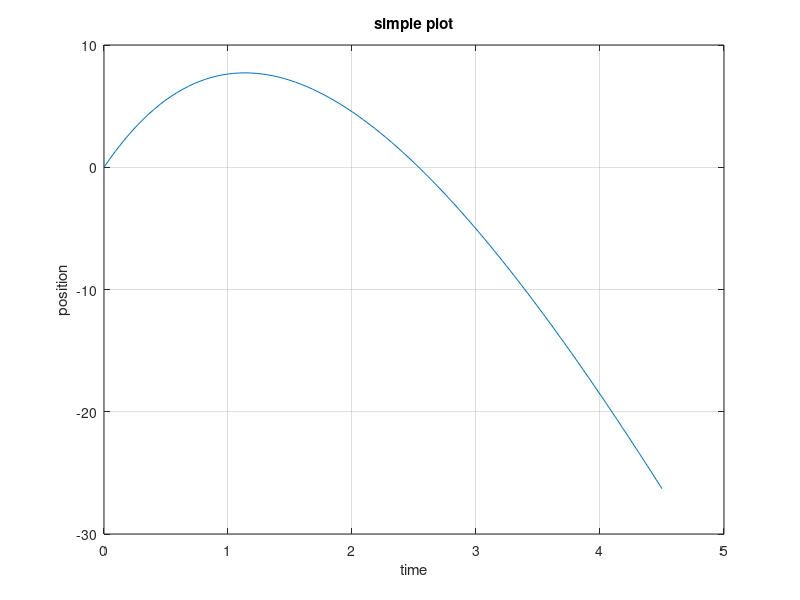

Here is the MATLAB script that generated this plot:
%Aaron Krauss - 24498998
diary on
N = 100;
p = .5; vo = 15; g = 9.8; vr = g/p; %sets values
tvals = linspace(0,4.5,N);
for i=1:N
	t = tvals(i);                                        %x values
	fvals(i) = ((vo+vr)/p)*(1-(exp((-1*p)*t))) - (vr*t); %y values
end
plot(tvals,fvals)% plot the function f(t)
grid on 
xlabel('time'), ylabel('position')  % label the plot
title('simple plot')
diary off